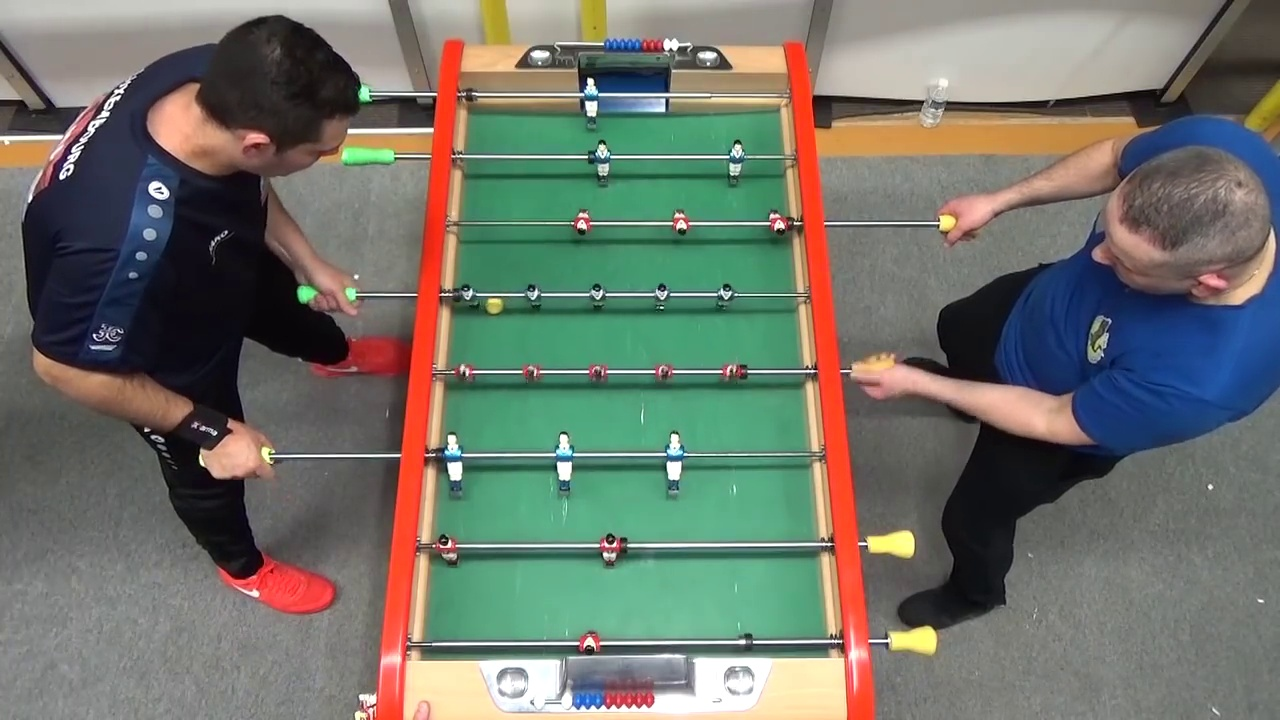
#> input picture test/field_detection/test_images/image.jpg, 1280 x 720 px, found by its file name
$ python ball_tracker.py
#> lines starting #> are read from the running program, lines starting #| are printed output that depends on the picture; after the words box and inside, x2 and y2 are one past the last pixel; in counts of white or black regions, pixels touching at a corner belong together
from typing import Tuple

import cv2
import numpy as np

DEBUG_MODE = False
import matplotlib.pyplot as plt
from matplotlib.patches import Rectangle

METHODS = ["chromakey"]

class Ball_tracker():

    def __init__(self, method="chromakey"):
        if not method in METHODS:
            raise Exception(f"{method} is not an implement method. Please chose among the following methods: {METHODS}")

        self.method = method

        if self.method == "chromakey":
            self.get_ball_hsv()

    def track(self, img:np.ndarray, truth:np.ndarray=None, shift_x=0, shift_y=0)-> Tuple[int]:
        """Main function of the class, returns x,y,w,h of the ball bounding box (all values are equal to -1 if the ball couldn't be detected).
        img: the frame in BGR on which we want to predict the position of the ball,
        truth: the true label (optional)
        shift_x, shift_y: the shifting due to a potential cropping on the image"""

        img = cv2.cvtColor(img, cv2.COLOR_BGR2HSV) #We work with HSV to have a more resilient prediction

        if self.method == "chromakey":
            x, y, w, h = self.chroma_key(img)
            if not x<0: #if the ball was detected we apply the shifting, else we just keep all value at -1
                x += shift_x
                y += shift_y

            if DEBUG_MODE:
                #print("pred:", x, y, w, h)
                if truth is not None:
                    print(f"Pred: {x}, {y}, {w}, {h}, Truth: {truth}")
                else:
                    print(f"Pred: {x}, {y}, {w}, {h}")

                self.plot(x, y, w, h, img, truth)
            return x, y, w, h

    def plot(self, x, y, w, h, img, truth = None):
        """A helper function to plot the detected bounding box and the truth if it is given"""
        plt.imshow(cv2.cvtColor(img, cv2.COLOR_HSV2RGB))
        plt.gca().add_patch(Rectangle((x-w/2, y-h/2), w, h, linewidth=2, edgecolor='r', facecolor='none'))
        if truth is not None:
            plt.gca().add_patch(Rectangle((truth[0]-truth[2]/2, truth[1]-truth[3]/2), truth[2], truth[3], linewidth=2, edgecolor='g', facecolor='none'))
        plt.show()

    def get_ball_hsv(self):
        """Plan would be to ask the player to hold the ball in the center of the table,
        then grab the color of the ball.
        But first step: pre-defined color
        """
        self.ball_color = np.array([30, 170, 255])
        self.inter =  np.array([5, 100, 100])
        self.lower_bound = self.ball_color - self.inter
        self.upper_bound = self.ball_color + self.inter

    def chroma_key(self, img:np.ndarray) -> Tuple[int]:  #potentiellement virer img des args, sinon envoie une copie
        ball_mask = cv2.inRange(img, self.lower_bound, self.upper_bound)

        ball_mask = cv2.erode(ball_mask, kernel = np.ones((3, 3), 'uint8'))

        contours, _ = cv2.findContours(ball_mask, cv2.RETR_TREE, cv2.CHAIN_APPROX_SIMPLE)
        if len(contours) == 0:
            if DEBUG_MODE:
                print("Unable to detect any ball")
            return -1,-1,-1,-1

        """
        if DEBUG_MODE:
            plt.subplot(1, 3, 1)
            plt.imshow(img)
            plt.subplot(1, 3, 2)
            plt.imshow(ball_mask)
            plt.subplot(1, 3, 3)
            temp=np.zeros_like(img)
            cv2.drawContours(temp, contours, -1, (255, 0, 0), 3)
            plt.imshow(temp)
            plt.show()
        """

        #if multiple contours were detected, we return the one that is the most round
        max_score = 0
        best_pred = 0
        if len(contours) > 1:
            for i, cont in enumerate(contours):
                x, y, w, h = cv2.boundingRect(cont)
                s = self.roundness_score(ball_mask, y, x, h, w)
                if s > max_score:
                    best_pred = i
                    max_score = s
            if DEBUG_MODE:
                print("Best roundness score found: ", max_score)

        x, y, w, h = cv2.boundingRect(contours[best_pred])  #returns pos of upper left corner and width and height
        return x+w//2, y+h//2, w, h                         #converts to pos of center and width and height

    def roundness_score(self, mask: np.array, x: float, y: float, w: float, h: float) -> float :
        """The idea is we will calculate the area of the shape (the number of pixel that are equal to 255),
        then calculate the radius of a perfect circle of this area. The score will be the ratio of the intersection of both areas by the area of the shape."""
        points_x, points_y = (mask[x:x+w, y:y+h] == 255).nonzero()

        area = points_x.shape[0]
        if area <= 10:       #if we find less than 10 pixels, this shouldn't be considered as a potential ball
            return 0
        radius_sq = area/np.pi

        center_x, center_y = points_x.mean(), points_y.mean()
        #print(f"theoric center: ({center_x+x}, {center_y+y}), area: {area}, radius: {np.sqrt(radius_sq)}")
        area_inside_perfect_circle = 0
        for x, y in zip(points_x, points_y):
            if (x-center_x)**2 + (y-center_y)**2 <= radius_sq:
                area_inside_perfect_circle += 1
        return float(area_inside_perfect_circle)/area

    def test_roundness_score(self):
        """This will test the roundness score on a circle shape and on a rectangle shape"""
        def get_shape(circle:bool)-> tuple[np.ndarray, list[int, int, int, int]]:
            mask = np.zeros((500, 400))
            center = (200, 300)
            r1, r2 = 50, 30

            for x in range(mask.shape[0]):
                for y in range(mask.shape[1]):
                    if circle and (x-center[0])**2 + (y-center[1])**2 < r1**2 or not circle and abs(x-center[0]) < r1 and abs(y-center[1]) < r2:
                        mask[x, y] = 255

            if circle:
                r2 = r1
            return mask, [center[0]-r1, center[1]-r2, 2*r1, 2*r2]

        circle_mask, circle_cont = get_shape(circle=True)
        rect_mask, rect_cont = get_shape(circle=False)
        circle_score = self.roundness_score(circle_mask, *circle_cont)
        rect_score = self.roundness_score(rect_mask, *rect_cont)
        print(f"Circle score: {circle_score}, rectangle score: {rect_score}")


if __name__=="__main__":
    b_tracker = Ball_tracker()
    b_tracker.test_roundness_score()
    frame = cv2.imread("d:/downloads/image.jpg")
#> frame is the input picture: shape (720, 1280, 3); mean B, G, R 105.8, 115.3, 112.1
    #frame = cv2.imread("./dataset_creation/balle_jaune.jpg")
    b_tracker.track(frame)
#> in track, `img = cv2.cvtColor(img, cv2.COLOR_BGR2HSV)`: img: shape (720, 1280, 3); mean H, S, V 57.5, 72.7, 132.4
#> in chroma_key, `ball_mask = cv2.inRange(img, self.lower_bound, self.upper_bound)`:
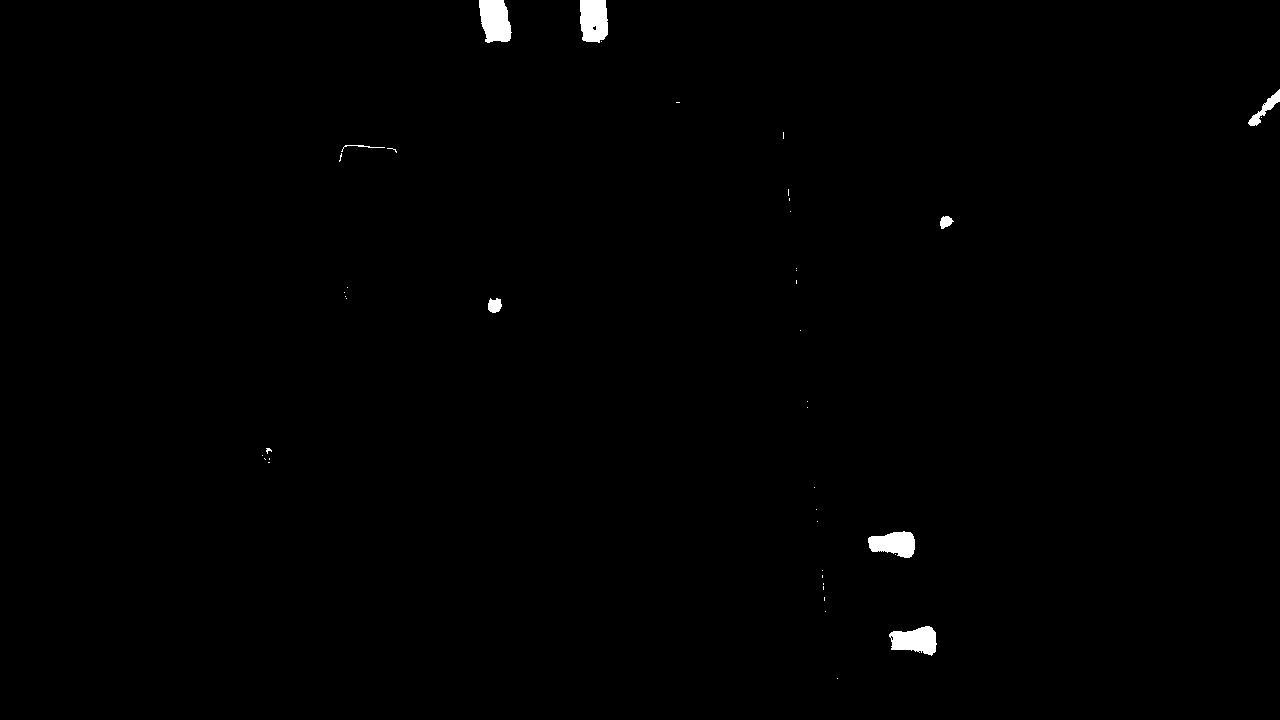
#> ball_mask: shape (720, 1280); 0.53% white; 43 white regions (35 under 20 px), largest, box (x1, y1, x2, y2) and area: (479, 0, 512, 43) 1117, (580, 0, 608, 43) 1069, (889, 626, 937, 656) 985
#> in chroma_key, `ball_mask = cv2.erode(ball_mask, kernel = np.ones((3, 3), 'uint8'))`:
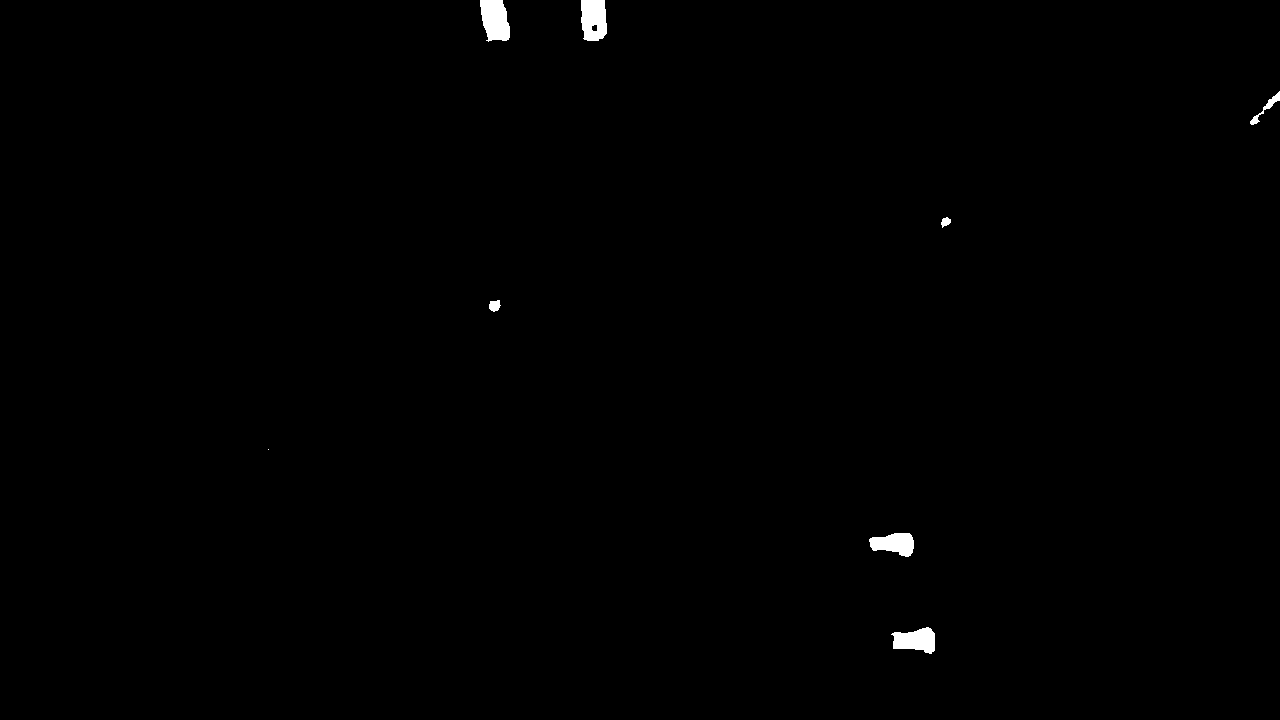
#> ball_mask: shape (720, 1280); 0.42% white; 8 white regions (1 under 20 px)
#> in chroma_key, `contours, _ = cv2.findContours(ball_mask, cv2.RETR_TREE, cv2.CHAIN_APP..`: contours = 9 contours, 1 with area under 20; largest, box (x1, y1, x2, y2) and area: (480, 0, 510, 42) 923, (581, 0, 607, 41) 898, (891, 627, 935, 654) 752, (869, 533, 914, 557) 698, (1250, 91, 1280, 125) 153, (489, 300, 501, 312) 88, (941, 217, 951, 228) 56, (591, 24, 598, 32) 36
#> the loop in chroma_key, `for i, cont in enumerate(contours):` made 9 passes
#> (x, y, w, h, area in roundness_score, radius_sq in roundness_score, center_x in roundness_score, center_y in roundness_score) on passes 1, 4: (891, 627, 44, 27, 813, 258.8, 12.97, 24.27), (489, 300, 12, 12, 106, 33.74, 5.28, 5.25)
#> (x, y, w, h, area in roundness_score, radius_sq in roundness_score, center_x in roundness_score, center_y in roundness_score) on passes 2, 5, 6, 7, 8, 9: (869, 533, 45, 24, 755, 240.3, 10.29, 24.87), (941, 217, 10, 11, 70, 22.28, 4.5, 4.3), (1250, 91, 30, 34, 198, 63.03, 16.52, 15.9), (581, 0, 26, 41, 931, 296.3, 19.02, 12.33), (591, 24, 7, 8, 29, 9.23, 3.41, 2.83), (480, 0, 30, 42, 986, 313.9, 19.59, 14.72)
#> after the loop in chroma_key, `for i, cont in enumerate(contours):`: best_pred = 3; max_score = 0.934
#> in chroma_key, `x, y, w, h = cv2.boundingRect(contours[best_pred])`: x = 489; y = 300; w = 12
#> in track, `x, y, w, h = self.chroma_key(img)`: x = 495; y = 306; w = 12
    #hsv_frame = cv2.cvtColor(frame, cv2.COLOR_BGR2HSV)
    #b_tracker.track(hsv_frame)

    #quit()

    import os
    import time as t
    t0 = t.time()
    path="../dataset/train"
    sq_dist = []
    n_correct = 0
    n_undetected = 0
#> (the run stopped early here; a loop or call above may not have finished)
